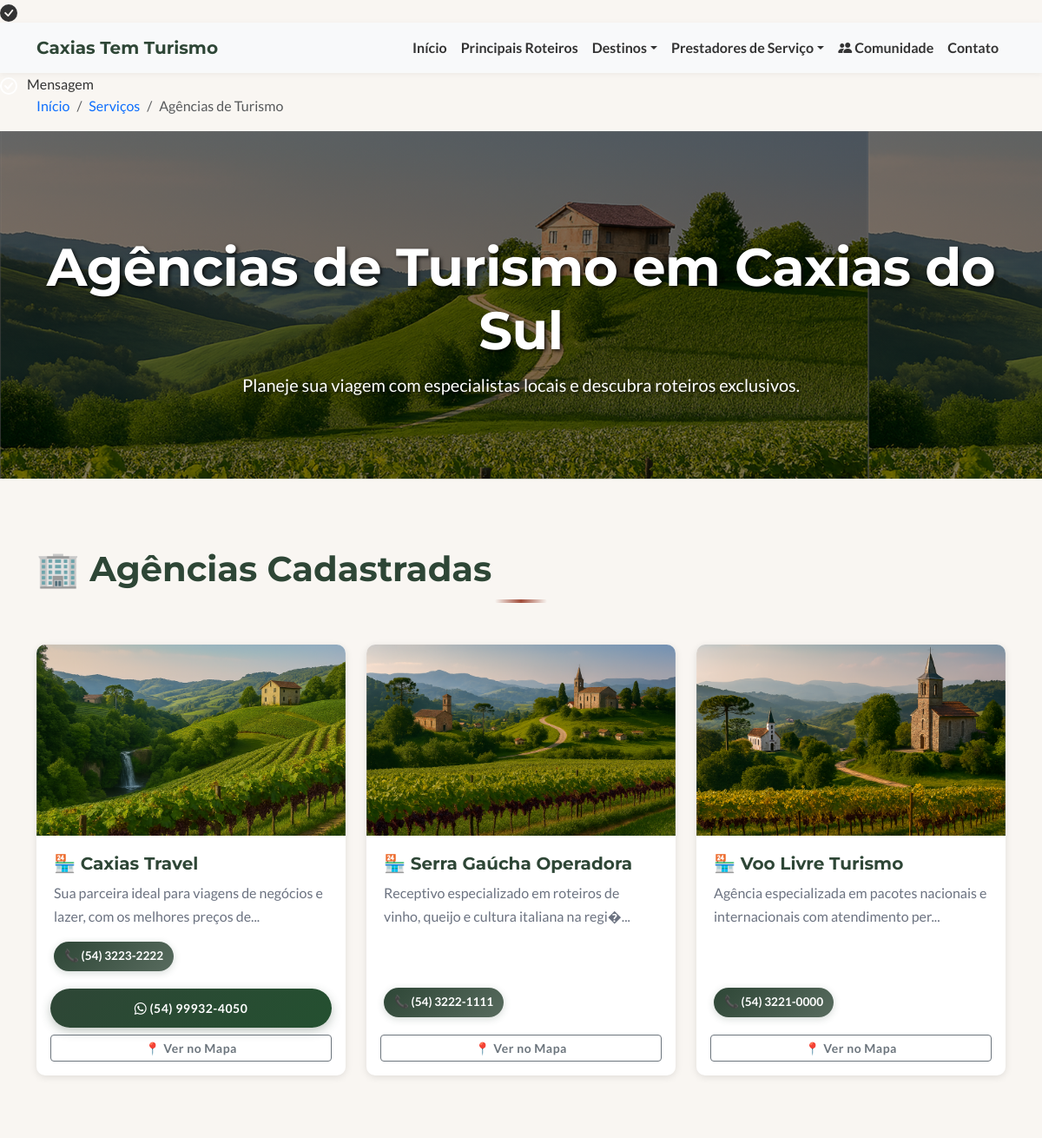
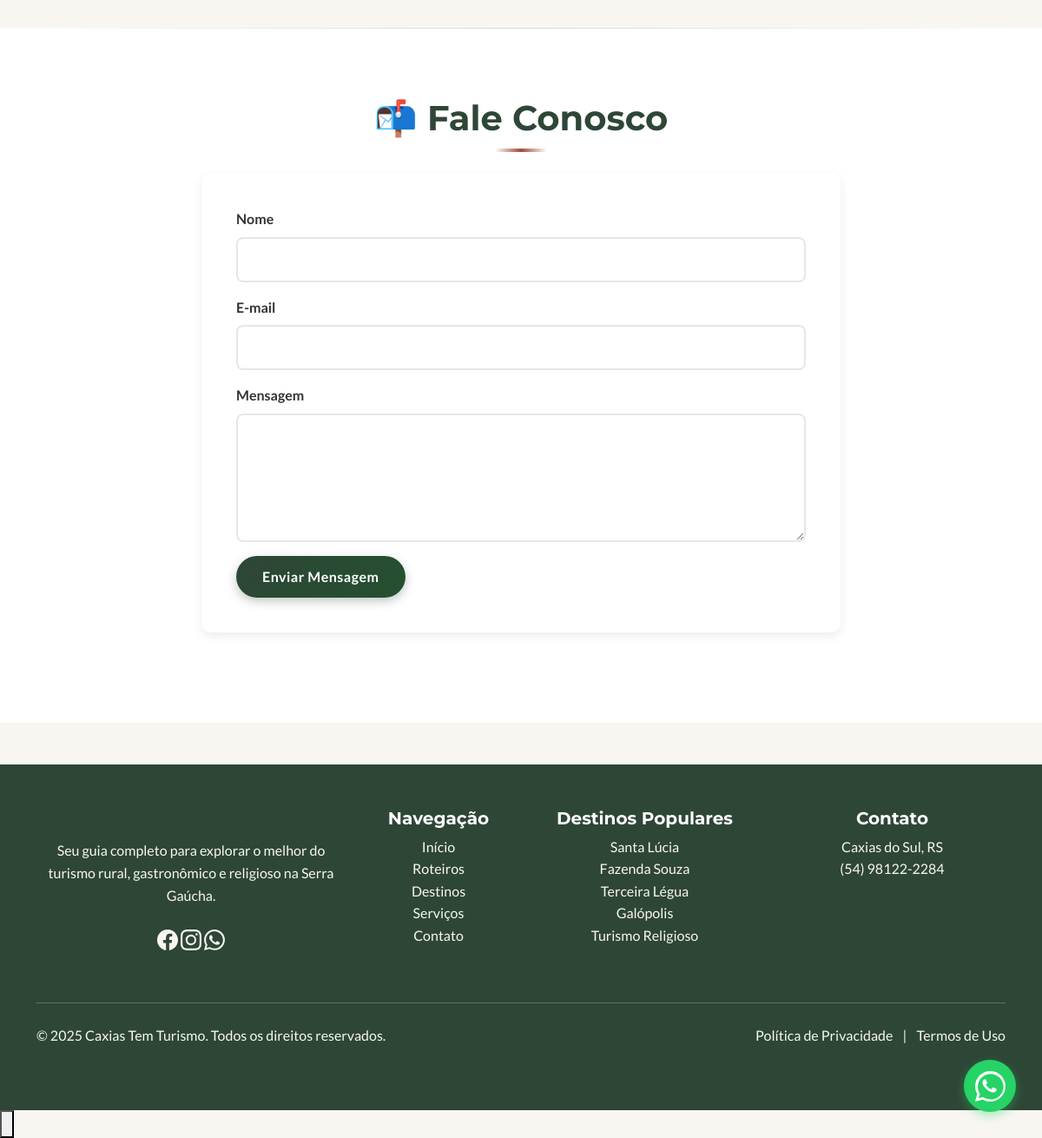
/servicos/agencias-de-turismo.php, run on the app's committed database (2 pictures, top to bottom).
### tables this page shows
CREATE TABLE `prestadores` (
  `id` int(11) NOT NULL AUTO_INCREMENT,
  `tipo` enum('agencia','agente','transportador') NOT NULL,
  `nome` varchar(255) NOT NULL,
  `descricao` text DEFAULT NULL,
  `imagem` varchar(255) DEFAULT NULL,
  `link_mapa` varchar(255) DEFAULT NULL,
  `contato` varchar(100) DEFAULT NULL,
  `data_criacao` timestamp NOT NULL DEFAULT current_timestamp(),
  `url_contato` varchar(255) DEFAULT '',
  PRIMARY KEY (`id`)
);

### servicos/_prestadores_bloco.php (the view, shortened to what this page needs)
<?php
$tipo_servico = $tipo_servico ?? 'agencia';
$sql = "SELECT * FROM prestadores WHERE tipo = '$tipo_servico' ORDER BY nome ASC";
$res = $conn->query($sql);
?>
<?php if($res && $res->num_rows > 0): ?>
    <?php while($p = $res->fetch_assoc()): ?>
        <div class="col-md-4" itemscope itemtype="http://schema.org/LocalBusiness" data-aos="zoom-in">
            <div class="card h-100 card-hover border-0" style="position: relative; box-shadow: 0 2px 8px rgba(0,0,0,0.1);">
                <div class="card-img-overlay-wrapper">
                    <?php if(!empty($p['imagem'])): ?>
                        <img src="../img/<?php echo htmlspecialchars($p['imagem']); ?>" class="card-img-top" alt="<?php echo htmlspecialchars($p['nome']); ?>" loading="lazy">
                    <?php else: ?>
                        <img src="../img/img1.png" class="card-img-top" alt="<?php echo htmlspecialchars($p['nome']); ?>" loading="lazy">
                    <?php endif; ?>
                </div>
                <div class="card-body">
                    <h5 class="card-title" itemprop="name">🏪 <?php echo htmlspecialchars($p['nome']); ?></h5>
                    <p class="card-text text-muted" itemprop="description"><?php echo htmlspecialchars(substr($p['descricao'], 0, 80)) . '...'; ?></p>
                    <div class="card-features">
                        <?php if(!empty($p['contato'])): ?>
                            <span class="feature-tag">📞 <?php echo htmlspecialchars($p['contato']); ?></span>
                        <?php endif; ?>
                    </div>
                </div>
                <div class="card-footer bg-transparent d-flex flex-column gap-2 border-top-0 pt-0 pb-3" style="position: relative; z-index: 20; pointer-events: auto;">
                    <?php if(!empty($p['url_contato'])): ?>
                        <?php
                        $link_btn = trim($p['url_contato']);
                        $btn_text = 'Acessar Site →';
                        $numeros = preg_replace('/[^0-9]/', '', $link_btn);
                        if (!empty($numeros) && strlen($numeros) >= 10 && strlen($numeros) <= 13 && strpos($link_btn, 'http') === false) {
                            $wa_number = $numeros;
                            if(strlen($wa_number) == 11) {
                                $wa_display = '(' . substr($wa_number, 0, 2) . ') ' . substr($wa_number, 2, 5) . '-' . substr($wa_number, 7);
                            } elseif(strlen($wa_number) == 10) {
                                $wa_display = '(' . substr($wa_number, 0, 2) . ') ' . substr($wa_number, 2, 4) . '-' . substr($wa_number, 6);
                            } else {
                                $wa_display = $wa_number;
                            }
                            if (strlen($wa_number) <= 11) $wa_number = '55' . $wa_number;
                            $link_btn = 'https://api.whatsapp.com/send?phone=' . $wa_number;
                            $btn_text = '<i class="bi bi-whatsapp"></i> ' . $wa_display;
                        } elseif (strpos($link_btn, 'http') === false) {
                            $link_btn = 'https://' . $link_btn;
                        }
                        ?>
                        <a href="<?php echo htmlspecialchars($link_btn); ?>" target="_blank" rel="noopener" class="btn btn-primary btn-sm w-100">
                            <?php echo $btn_text; ?>
                        </a>
                    <?php endif; ?>
                    <?php if(!empty($p['link_mapa'])): ?>
                        <a href="<?php echo htmlspecialchars($p['link_mapa']); ?>" target="_blank" rel="noopener" class="btn btn-outline-secondary btn-sm w-100">📍 Ver no Mapa</a>
                    <?php endif; ?>
                </div>
            </div>
        </div>
    <?php endwhile; ?>
<?php else: ?>
    <div class="col-12 text-center text-muted py-5">
        <p>Nenhum prestador cadastrado nesta categoria ainda.</p>
    </div>
<?php endif; ?>

### includes/header.php (shortened to what this page needs)
<?php
$base_path = isset($is_subfolder) && $is_subfolder ? '../' : '';
?>
<!DOCTYPE html>
<html lang="pt-BR">
<head>
    <link href="https://cdn.jsdelivr.net/npm/bootstrap@5.3.3/dist/css/bootstrap.min.css" rel="stylesheet">
    <link rel="stylesheet" href="https://cdn.jsdelivr.net/npm/bootstrap-icons@1.11.3/font/bootstrap-icons.min.css">
    <link href="https://unpkg.com/aos@2.3.1/dist/aos.css" rel="stylesheet">
    <link rel="stylesheet" href="https://unpkg.com/leaflet@1.9.4/dist/leaflet.css">
    <link rel="stylesheet" href="https://cdn.jsdelivr.net/npm/swiper@11/swiper-bundle.min.css">
    <link rel="stylesheet" href="https://unpkg.com/photoswipe@5.4.3/dist/photoswipe.css">
    <link rel="stylesheet" href="<?php echo $base_path; ?>css/style.css">
    <link rel="stylesheet" href="<?php echo $base_path; ?>css/counter.css">
</head>
<body>
    <div class="toast-notification" id="toastNotification">
        <svg xmlns="http://www.w3.org/2000/svg" width="20" height="20" fill="currentColor" viewBox="0 0 16 16">
            <path d="M16 8A8 8 0 1 1 0 8a8 8 0 0 1 16 0m-3.97-3.03a.75.75 0 0 0-1.08.022L7.477 9.417 5.384 7.323a.75.75 0 0 0-1.06 1.06L6.97 11.03a.75.75 0 0 0 1.079-.02l3.992-4.99a.75.75 0 0 0-.01-1.05z"/>
        </svg>
    </div>

### includes/navbar.php (shortened to what this page needs)
<?php
$base_path = isset($is_subfolder) && $is_subfolder ? '../' : '';
$home_link = $base_path . 'index.php';
?>
<nav class="navbar navbar-expand-lg navbar-light bg-light sticky-top">
    <div class="container">
        <a class="navbar-brand" href="<?php echo $home_link; ?>#inicio">Caxias Tem Turismo</a>
        <div class="collapse navbar-collapse" id="navbarNav">
            <ul class="navbar-nav ms-auto">
                <li class="nav-item"><a class="nav-link" href="<?php echo $home_link; ?>#inicio">Início</a></li>
                <li class="nav-item"><a class="nav-link" href="<?php echo $home_link; ?>#roteiros">Principais Roteiros</a></li>
                <li class="nav-item dropdown">
                    <a class="nav-link dropdown-toggle" href="<?php echo $home_link; ?>#destinos" id="navbarDropdown" role="button" data-bs-toggle="dropdown" aria-expanded="false">Destinos</a>
                </li>
                <li class="nav-item dropdown">
                    <a class="nav-link dropdown-toggle" href="<?php echo $home_link; ?>#servicos" id="navbarServicosDropdown" role="button" data-bs-toggle="dropdown" aria-expanded="false">Prestadores de Serviço</a>
                <li class="nav-item"><a class="nav-link fw-bold text-primary" href="<?php echo $base_path; ?>comunidade.php"><i class="bi bi-people-fill"></i> Comunidade</a></li>
                <li class="nav-item"><a class="nav-link" href="<?php echo $home_link; ?>#contato">Contato</a></li>
            </ul>
        </div>
    </div>
</nav>

### servicos/agencias-de-turismo.php (shortened to what this page needs)
<?php
require_once '../admin/config.php';
$tipo_servico = 'agencia';
$is_subfolder = true;
require_once '../includes/header.php';
require_once '../includes/navbar.php';
?>
<body>
  <div class="toast-notification" id="toastNotification">
    <svg width="20" height="20" viewBox="0 0 20 20" fill="none" style="margin-right: 8px;">
      <circle cx="10" cy="10" r="9" stroke="white" stroke-width="2" fill="none"/>
      <path d="M6 10L9 13L14 7" stroke="white" stroke-width="2" stroke-linecap="round"/>
    </svg>
    <span id="toastMessage">Mensagem</span>
  </div>
    <nav aria-label="breadcrumb" class="breadcrumb-nav">
        <div class="container">
            <ol class="breadcrumb" data-aos="fade-right">
                <li class="breadcrumb-item"><a href="../index.php">Início</a></li>
                <li class="breadcrumb-item"><a href="../index.php#servicos">Serviços</a></li>
                <li class="breadcrumb-item active" aria-current="page">Agências de Turismo</li>
            </ol>
        </div>
    </nav>
    <header class="hero" style="background-image: linear-gradient(rgba(0, 0, 0, 0.5), rgba(0, 0, 0, 0.5)), url('../img/img1.png'); height: 50vh;" data-aos="fade-in">
        <div class="container">
            <h1 style="text-shadow: 2px 2px 4px rgba(0,0,0,0.8);">Agências de Turismo em Caxias do Sul</h1>
            <p class="lead" style="text-shadow: 2px 2px 4px rgba(0,0,0,0.8);">Planeje sua viagem com especialistas locais e descubra roteiros exclusivos.</p>
        </div>
    </header>
    <main class="content-section">
        <div class="container" data-aos="fade-up">
            <h2 class="mb-5">🏢 Agências Cadastradas</h2>
            <div class="row g-4">
                <?php include '_prestadores_bloco.php'; ?>
            </div>
        </div>
    </main>
    <section id="contato" class="content-section bg-light">
        <div class="container">
            <div class="row">
                <div class="col-lg-8 mx-auto">
                    <h2 class="text-center mb-4">📬 Fale Conosco</h2>
                    <div class="contact-form">
                        <form>
                            <div class="mb-3">
                                <label for="name" class="form-label">Nome</label>
                                <input type="text" class="form-control" id="name" required>
                            </div>
                            <div class="mb-3">
                                <label for="email" class="form-label">E-mail</label>
                                <input type="email" class="form-control" id="email" required>
                            </div>
                            <div class="mb-3">
                                <label for="message" class="form-label">Mensagem</label>
                                <textarea class="form-control" id="message" rows="5" required></textarea>
                            </div>
                            <button type="submit" class="btn btn-primary">Enviar Mensagem</button>
                        </form>
                    </div>
                </div>
            </div>
        </div>
    </section>
    <?php require_once '../includes/footer.php'; ?>
</body>
</html>

### includes/footer.php (shortened to what this page needs)
<?php
if(!isset($opcoes)) {
    $base_path = isset($is_subfolder) && $is_subfolder ? '../' : '';
    require_once $base_path . 'admin/config.php';
    $opcoes = [];
    $res_opcoes = $conn->query("SELECT chave, valor FROM opcoes_site");
    while($row = $res_opcoes->fetch_assoc()) { $opcoes[$row['chave']] = $row['valor']; }
}
?>
<?php
$base_path = isset($is_subfolder) && $is_subfolder ? '../' : '';
?>
    <footer class="footer mt-5">
        <div class="container">
            <div class="row g-4">
                <div class="col-lg-4 col-md-6">
                    <h4 class="footer-title">Caxias Tem Turismo</h4>
                    <p class="mb-4">Seu guia completo para explorar o melhor do turismo rural, gastronômico e religioso na Serra Gaúcha.</p>
                    <div class="footer-social">
                        <a href="<?php echo $opcoes['social_facebook'] ?? '#'; ?>" target="_blank" rel="noopener noreferrer" aria-label="Facebook">
                        </a>
                        <a href="<?php echo $opcoes['social_instagram'] ?? '#'; ?>" target="_blank" rel="noopener noreferrer" aria-label="Instagram">
                        </a>
                        <a href="<?php echo "https://wa.me/" . ($opcoes['contato_whatsapp'] ?? '#'); ?>" target="_blank" rel="noopener noreferrer" aria-label="WhatsApp">
                        </a>
                    </div>
                </div>
                <div class="col-lg-2 col-md-6">
                    <h5 class="footer-subtitle text-white">Navegação</h5>
                    <ul class="footer-links list-unstyled">
                        <li><a href="<?php echo $base_path; ?>index.php#inicio">Início</a></li>
                        <li><a href="<?php echo $base_path; ?>index.php#roteiros">Roteiros</a></li>
                        <li><a href="<?php echo $base_path; ?>index.php#destinos">Destinos</a></li>
                        <li><a href="<?php echo $base_path; ?>index.php#servicos">Serviços</a></li>
                        <li><a href="<?php echo $base_path; ?>index.php#contato">Contato</a></li>
                    </ul>
                </div>
                <div class="col-lg-3 col-md-6">
                    <h5 class="footer-subtitle text-white">Destinos Populares</h5>
                    <ul class="footer-links list-unstyled">
                        <li><a href="<?php echo $base_path; ?>destinos/santa-lucia.php">Santa Lúcia</a></li>
                        <li><a href="<?php echo $base_path; ?>destinos/fazenda-souza.php">Fazenda Souza</a></li>
                        <li><a href="<?php echo $base_path; ?>destinos/terceira-legua.php">Terceira Légua</a></li>
                        <li><a href="<?php echo $base_path; ?>destinos/galopolis.php">Galópolis</a></li>
                        <li><a href="<?php echo $base_path; ?>destinos/turismo-religioso.php">Turismo Religioso</a></li>
                    </ul>
                </div>
                <div class="col-lg-3 col-md-6">
                    <h5 class="footer-subtitle text-white">Contato</h5>
                    <ul class="footer-contact list-unstyled">
                        <li><?php echo $opcoes['contato_endereco'] ?? ''; ?></li>
                        <li><?php echo $opcoes['contato_telefone'] ?? ''; ?></li>
                    </ul>
                </div>
            </div>
            <hr class="footer-divider my-4">
            <div class="row align-items-center">
                <div class="col-md-6 text-center text-md-start">
                    <p class="mb-0">&copy; 2025 Caxias Tem Turismo. Todos os direitos reservados.</p>
                </div>
                <div class="col-md-6 text-center text-md-end">
                    <a href="#" class="footer-legal text-decoration-none">Política de Privacidade</a>
                    <span class="mx-2">|</span>
                    <a href="#" class="footer-legal text-decoration-none">Termos de Uso</a>
                </div>
            </div>
        </div>
    </footer>
    <a href="<?php echo "https://wa.me/" . ($opcoes['contato_whatsapp'] ?? '#'); ?>?text=Olá!%20Gostaria%20de%20saber%20mais%20sobre%20os%20roteiros%20turísticos%20em%20Caxias%20do%20Sul."
       class="whatsapp-float"
       target="_blank"
       rel="noopener noreferrer"
       aria-label="Contato via WhatsApp">
    </a>
    <button id="backToTop" class="back-to-top" aria-label="Voltar ao topo">
    </button>
</body>
</html>

### data on the page
prestadores: imagem (picture), nome "Caxias Travel", descricao "Sua parceira ideal para viagens de negócios e lazer, com os melhores preços de", contato "(54) 3223-2222", url_contato "(54) 99932-4050"
prestadores: imagem (picture), nome "Serra Gaúcha Operadora", descricao "Receptivo especializado em roteiros de vinho, queijo e cultura italiana na regi�", contato "(54) 3222-1111"
prestadores: imagem (picture), nome "Voo Livre Turismo", descricao "Agência especializada em pacotes nacionais e internacionais com atendimento per", contato "(54) 3221-0000"

### other printed values
$opcoes['contato_endereco'] "Caxias do Sul, RS"
$opcoes['contato_telefone'] "(54) 98122-2284"
